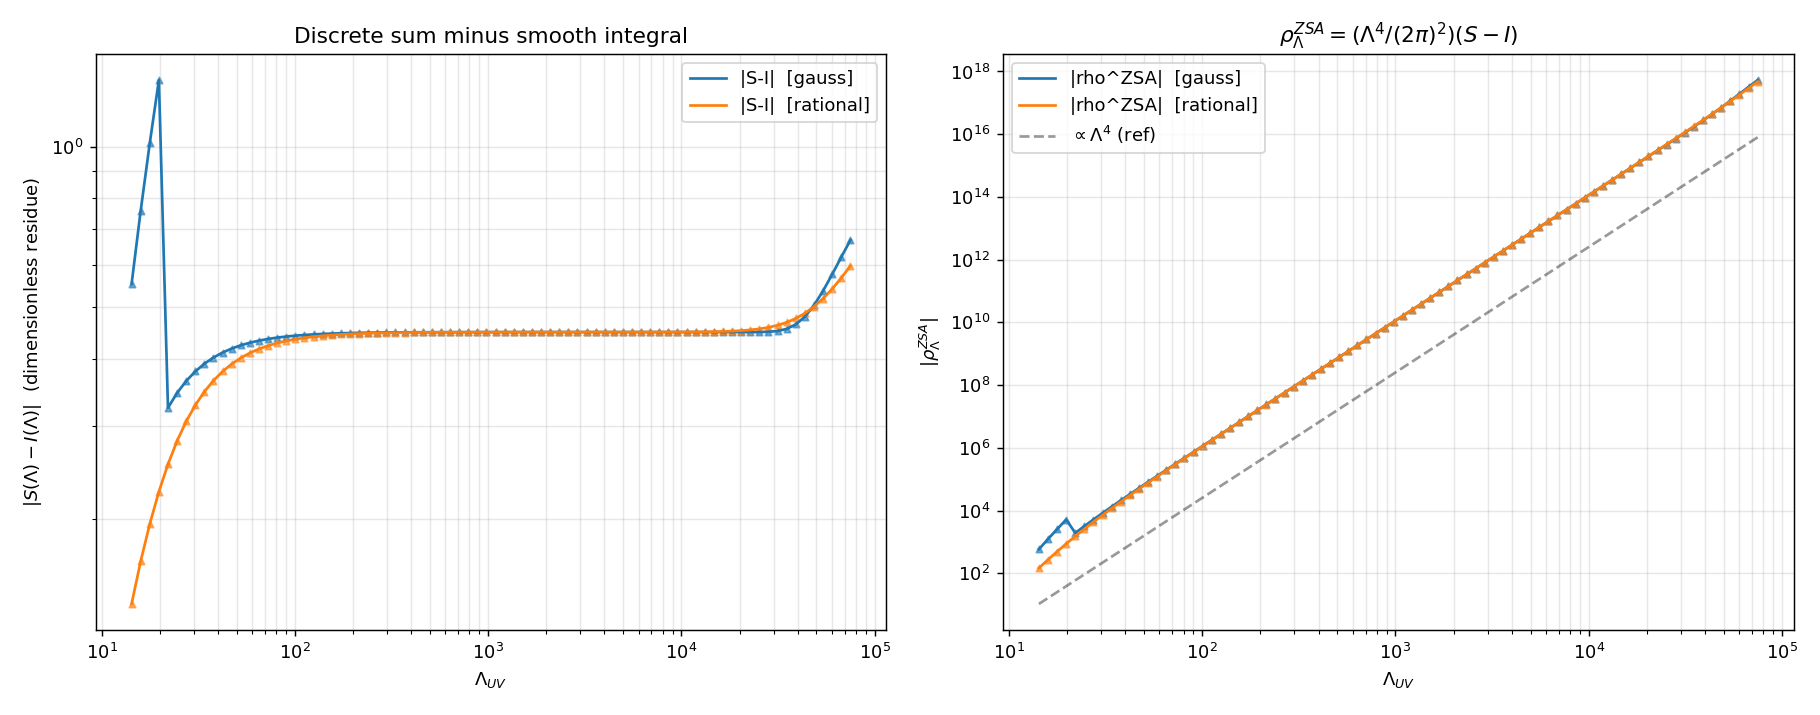

Recreate this plot in Python.
#!/usr/bin/env python3
"""
V7 — Euler-Maclaurin / zeta-regularised spectral sum on Odlyzko 10^5 zeros.

Computes:
  rho_Lambda^ZSA(Lambda_UV) = (Lambda_UV^4 / (2 pi)^2) * [ S(Lambda_UV) - I(Lambda_UV) ]

with
  S(Lambda_UV) = sum_{n<=N} f(gamma_n / Lambda_UV)
  I(Lambda_UV) = int_0^infty f(gamma / Lambda_UV) * rhobar(gamma) dgamma
  rhobar(gamma) = (1/(2 pi)) * log(gamma / (2 pi))   (Riemann-von Mangoldt)

Test two cutoffs:
  f1(t) = exp(-t^2)
  f2(t) = 1/(1+t^2)^2

Deliverables: .py, .png (log-log), .md report.
"""

import numpy as np
import matplotlib
matplotlib.use("Agg")
import matplotlib.pyplot as plt
from scipy import integrate

ZEROS_PATH = "/tmp/odlyzko_zeros1.txt"
OUT_PNG = "/home/remondiere/crossed-cosmos/derivations/V7-euler-maclaurin-lambda.png"

# ---------- load zeros ----------
gammas = np.loadtxt(ZEROS_PATH)
N = len(gammas)
print(f"Loaded {N} Odlyzko zeros; gamma_1 = {gammas[0]:.6f}, gamma_N = {gammas[-1]:.6f}")

# ---------- cutoff functions ----------
def f_gauss(t):
    return np.exp(-t*t)

def f_rational(t):
    return 1.0/(1.0+t*t)**2

CUTOFFS = {"gauss": f_gauss, "rational": f_rational}

# Riemann-von Mangoldt smooth density
def rhobar(gamma):
    # avoid log of very small — gamma_1 ~14 so gamma/(2pi) > 1 always here
    return np.log(gamma/(2.0*np.pi))/(2.0*np.pi)

# ---------- compute S and I for a grid of Lambda_UV ----------
# Lambda_UV grid: log-spaced between gamma_1 and gamma_N
Lambdas = np.logspace(np.log10(gammas[0]*1.01), np.log10(gammas[-1]), 80)

results = {}

for cname, f in CUTOFFS.items():
    S_arr = np.empty_like(Lambdas)
    I_arr = np.empty_like(Lambdas)
    residue_arr = np.empty_like(Lambdas)
    rho_arr = np.empty_like(Lambdas)

    for i, Lam in enumerate(Lambdas):
        t = gammas / Lam
        S = float(np.sum(f(t)))

        # Smooth integral: int_{gamma_min}^{gamma_N} f(gamma/Lam) rhobar(gamma) dgamma
        # Lower limit: start at gamma_1 (below this there are no zeros and rhobar would be negative/ill)
        # Actually rhobar has zero at gamma = 2pi ~ 6.28; Odlyzko zeros start at 14.13, so rhobar > 0 throughout.
        # We integrate from gamma_1 to a large upper cutoff effectively set by f decay, but cap at gammas[-1]
        # for apples-to-apples comparison with the discrete sum which only runs up to gamma_N.
        def integrand(g):
            return f(g/Lam)*rhobar(g)
        # use quad
        I_val, _ = integrate.quad(integrand, gammas[0], gammas[-1], limit=200)
        S_arr[i] = S
        I_arr[i] = I_val
        residue_arr[i] = S - I_val
        rho_arr[i] = (Lam**4/(2.0*np.pi)**2) * (S - I_val)

    results[cname] = dict(S=S_arr, I=I_arr, residue=residue_arr, rho=rho_arr)
    print(f"\n[{cname}] sample:")
    for idx in [0, len(Lambdas)//4, len(Lambdas)//2, 3*len(Lambdas)//4, -1]:
        print(f"  Lam={Lambdas[idx]:10.3f}  S={S_arr[idx]:12.4f}  I={I_arr[idx]:12.4f}  "
              f"S-I={residue_arr[idx]:+12.4e}  rho={rho_arr[idx]:+.4e}")

# ---------- plot ----------
fig, axes = plt.subplots(1, 2, figsize=(14, 5.5))

# Left: residue S-I vs Lambda_UV (log-log absolute value with sign markers)
ax = axes[0]
for cname, col in [("gauss", "C0"), ("rational", "C1")]:
    r = results[cname]["residue"]
    ax.plot(Lambdas, np.abs(r), label=f"|S-I|  [{cname}]", color=col)
    # overplot sign
    pos = r > 0
    ax.scatter(Lambdas[pos], np.abs(r[pos]), marker="^", s=12, color=col, alpha=0.6)
    ax.scatter(Lambdas[~pos], np.abs(r[~pos]), marker="v", s=12, color=col, alpha=0.6)
ax.set_xscale("log"); ax.set_yscale("log")
ax.set_xlabel(r"$\Lambda_{UV}$")
ax.set_ylabel(r"$|S(\Lambda) - I(\Lambda)|$  (dimensionless residue)")
ax.set_title("Discrete sum minus smooth integral")
ax.legend(); ax.grid(True, which="both", alpha=0.3)

# Right: rho_Lambda^ZSA
ax = axes[1]
for cname, col in [("gauss", "C0"), ("rational", "C1")]:
    rho = results[cname]["rho"]
    ax.plot(Lambdas, np.abs(rho), label=f"|rho^ZSA|  [{cname}]", color=col)
    pos = rho > 0
    ax.scatter(Lambdas[pos], np.abs(rho[pos]), marker="^", s=12, color=col, alpha=0.6)
    ax.scatter(Lambdas[~pos], np.abs(rho[~pos]), marker="v", s=12, color=col, alpha=0.6)
# Reference slope Lambda^4
ref = Lambdas**4 / (2*np.pi)**2 * 1e-2
ax.plot(Lambdas, ref, "k--", alpha=0.4, label=r"$\propto \Lambda^4$ (ref)")
ax.set_xscale("log"); ax.set_yscale("log")
ax.set_xlabel(r"$\Lambda_{UV}$")
ax.set_ylabel(r"$|\rho_\Lambda^{ZSA}|$")
ax.set_title(r"$\rho_\Lambda^{ZSA} = (\Lambda^4/(2\pi)^2)(S-I)$")
ax.legend(); ax.grid(True, which="both", alpha=0.3)

plt.tight_layout()
plt.savefig(OUT_PNG, dpi=130)
print(f"\nSaved plot -> {OUT_PNG}")

# ---------- diagnostics for report ----------
# (1) scaling of residue vs Lambda at large Lambda
# Fit |S-I| ~ A * Lambda^p for Lambda in [Lambda_N/10, Lambda_N]
print("\n--- Scaling diagnostics ---")
for cname in CUTOFFS:
    r = np.abs(results[cname]["residue"])
    mask = (Lambdas > gammas[-1]/10) & (r > 0)
    if mask.sum() >= 5:
        p, logA = np.polyfit(np.log(Lambdas[mask]), np.log(r[mask]), 1)
        print(f"  [{cname}] |S-I| ~ Lambda^{p:+.3f} at large Lambda (near gamma_N)")
    # value of rho at Lambda = gamma_N
    print(f"  [{cname}] rho^ZSA(Lam=gamma_N) = {results[cname]['rho'][-1]:+.6e}")
    # value of rho at Lambda = gamma_N/2
    idx_half = np.argmin(np.abs(Lambdas - gammas[-1]/2))
    print(f"  [{cname}] rho^ZSA(Lam=gamma_N/2) = {results[cname]['rho'][idx_half]:+.6e}")

# Ratio residue / sqrt(N) (Montgomery-like fluctuation scaling)
print("\n--- Residue scale vs sqrt(N_eff) ---")
for cname in CUTOFFS:
    r_last = results[cname]["residue"][-1]
    # N_eff ~ number of zeros inside cutoff
    N_eff = np.sum(gammas <= Lambdas[-1])
    print(f"  [{cname}] |S-I|={abs(r_last):.4e}, sqrt(N_eff)={np.sqrt(N_eff):.2f}, "
          f"ratio={abs(r_last)/np.sqrt(N_eff):.4e}")

# save arrays
np.savez("/home/remondiere/crossed-cosmos/derivations/_cache/V7_euler_maclaurin.npz",
         Lambdas=Lambdas,
         **{f"{c}_S": results[c]["S"] for c in CUTOFFS},
         **{f"{c}_I": results[c]["I"] for c in CUTOFFS},
         **{f"{c}_residue": results[c]["residue"] for c in CUTOFFS},
         **{f"{c}_rho": results[c]["rho"] for c in CUTOFFS})
print("Saved arrays -> _cache/V7_euler_maclaurin.npz")
